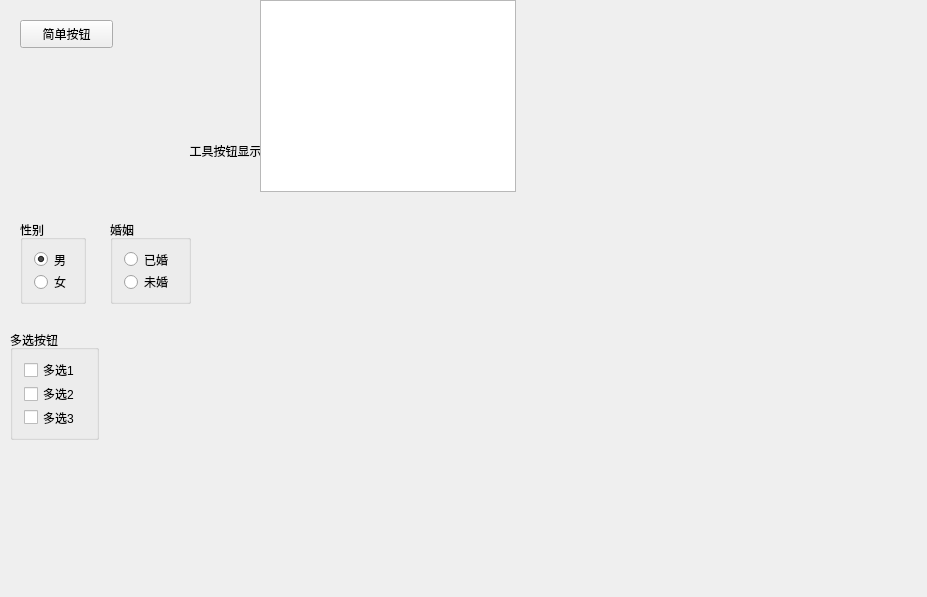
<?xml version="1.0" encoding="UTF-8"?>
<ui version="4.0">
 <class>Widget</class>
 <widget class="QWidget" name="Widget">
  <property name="geometry">
   <rect>
    <x>0</x>
    <y>0</y>
    <width>927</width>
    <height>597</height>
   </rect>
  </property>
  <property name="windowTitle">
   <string>Widget</string>
  </property>
  <widget class="QPushButton" name="pushButton">
   <property name="geometry">
    <rect>
     <x>20</x>
     <y>20</y>
     <width>93</width>
     <height>28</height>
    </rect>
   </property>
   <property name="text">
    <string>简单按钮</string>
   </property>
  </widget>
  <widget class="QToolButton" name="toolButton">
   <property name="geometry">
    <rect>
     <x>10</x>
     <y>80</y>
     <width>431</width>
     <height>141</height>
    </rect>
   </property>
   <property name="text">
    <string>工具按钮显示</string>
   </property>
   <property name="icon">
    <iconset resource="image.qrc">
     <normaloff>:/image/4.jpg</normaloff>:/image/4.jpg</iconset>
   </property>
   <property name="iconSize">
    <size>
     <width>100</width>
     <height>100</height>
    </size>
   </property>
   <property name="toolButtonStyle">
    <enum>Qt::ToolButtonTextBesideIcon</enum>
   </property>
   <property name="autoRaise">
    <bool>true</bool>
   </property>
  </widget>
  <widget class="QGroupBox" name="groupBox">
   <property name="geometry">
    <rect>
     <x>20</x>
     <y>220</y>
     <width>66</width>
     <height>84</height>
    </rect>
   </property>
   <property name="title">
    <string>性别</string>
   </property>
   <layout class="QVBoxLayout" name="verticalLayout">
    <item>
     <widget class="QRadioButton" name="rBtnMan">
      <property name="text">
       <string>男</string>
      </property>
      <property name="checked">
       <bool>true</bool>
      </property>
     </widget>
    </item>
    <item>
     <widget class="QRadioButton" name="rBtnWoman">
      <property name="text">
       <string>女</string>
      </property>
     </widget>
    </item>
   </layout>
  </widget>
  <widget class="QGroupBox" name="groupBox_2">
   <property name="geometry">
    <rect>
     <x>110</x>
     <y>220</y>
     <width>81</width>
     <height>84</height>
    </rect>
   </property>
   <property name="title">
    <string>婚姻</string>
   </property>
   <layout class="QVBoxLayout" name="verticalLayout_2">
    <item>
     <widget class="QRadioButton" name="radioButton_3">
      <property name="text">
       <string>已婚</string>
      </property>
     </widget>
    </item>
    <item>
     <widget class="QRadioButton" name="radioButton_4">
      <property name="text">
       <string>未婚</string>
      </property>
     </widget>
    </item>
   </layout>
  </widget>
  <widget class="QGroupBox" name="groupBox_3">
   <property name="geometry">
    <rect>
     <x>10</x>
     <y>330</y>
     <width>89</width>
     <height>110</height>
    </rect>
   </property>
   <property name="title">
    <string>多选按钮</string>
   </property>
   <layout class="QVBoxLayout" name="verticalLayout_3">
    <item>
     <widget class="QCheckBox" name="checkBox">
      <property name="text">
       <string>多选1</string>
      </property>
     </widget>
    </item>
    <item>
     <widget class="QCheckBox" name="checkBox_2">
      <property name="text">
       <string>多选2</string>
      </property>
     </widget>
    </item>
    <item>
     <widget class="QCheckBox" name="checkBox_3">
      <property name="text">
       <string>多选3</string>
      </property>
     </widget>
    </item>
   </layout>
  </widget>
  <widget class="QListWidget" name="listWidget">
   <property name="geometry">
    <rect>
     <x>260</x>
     <y>0</y>
     <width>256</width>
     <height>192</height>
    </rect>
   </property>
  </widget>
 </widget>
 <layoutdefault spacing="6" margin="11"/>
 <resources>
  <include location="image.qrc"/>
 </resources>
 <connections/>
</ui>
